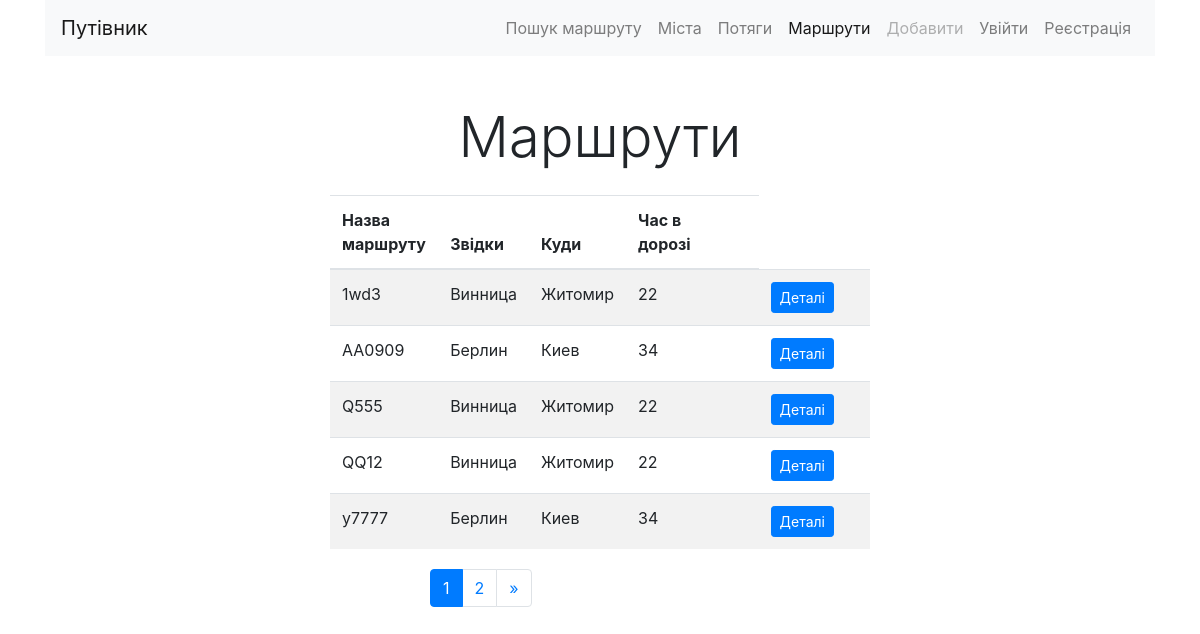
The page /list/ on the database as committed earlier.
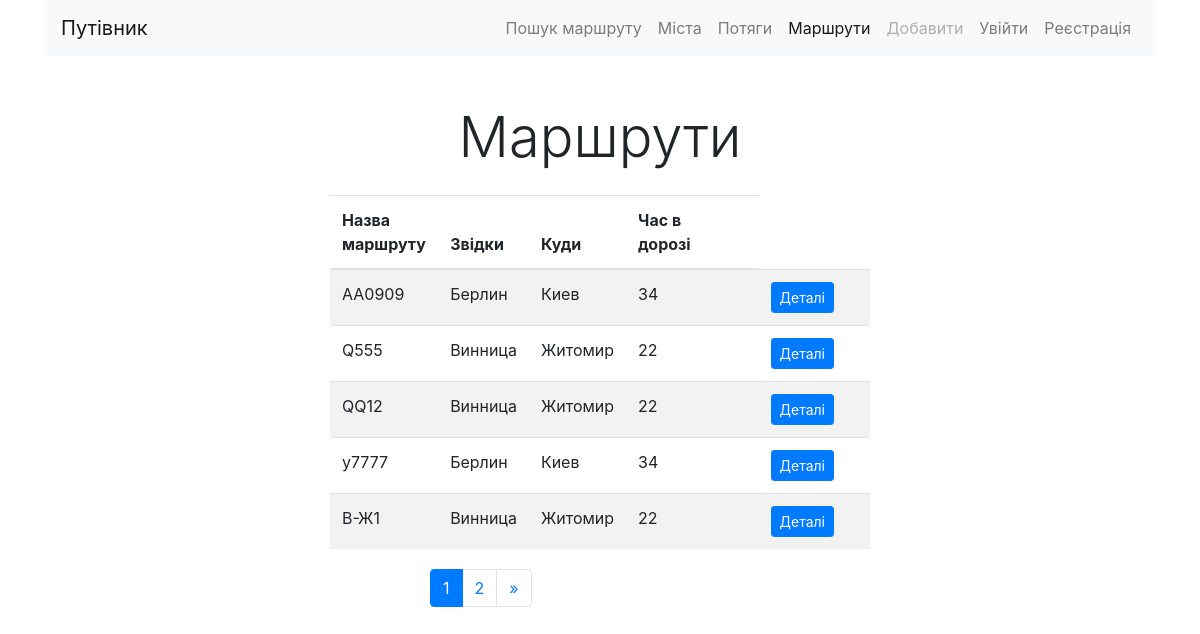
The same page on the database as committed later.
### routes/models.py (models this page shows, shortened)
class Route(models.Model):
    name = models.CharField(max_length=100,
                            verbose_name='Назва маршруту', unique=True)
    from_city = models.CharField(max_length=100,
                                 verbose_name='Звідки')
    to_city = models.CharField(max_length=100,
                               verbose_name='Куди')
    trains = models.ManyToManyField(Train, blank=True,
                                    verbose_name='Список потягів')
    travel_times = models.IntegerField(verbose_name='Час в дорозі')
    class Meta:
        verbose_name = 'Маршрут'
        verbose_name_plural = 'Маршрути'
        ordering = ['name']

### routes/views.py (the view)
# urls.py: path('list/', RouteListView.as_view(), name='list'),
class RouteListView(ListView):
    queryset = Route.objects.all()
    context_object_name = 'objects_list'
    template_name = 'routes/list.html'
    paginate_by = 5

### routes/templates/routes/list.html (shortened to what this page needs)
{% extends 'base.html' %}
{% block content %}
<h1 class="display-4 text-center my-4">Маршрути</h1>
<div class="row ">
<div class='col-md-6 mx-auto'>
<table class="table table-striped">
    <thead>
        <tr>
        <th> Назва маршруту </th>
        <th> Звідки</th>
        <th> Куди</th>
        <th> Час в дорозі</th>
        <th> &nbsp;</th>
        <th> &nbsp;</th>
        </tr>
    </thead>
    <tbody>
        {% for object in objects_list %}
        <tr>
            <td>{{object.name}}</td>
            <td>{{object.from_city}}</td>
            <td>{{object.to_city}}</td>
            <td>{{object.travel_times}}</td>
            <td></td>
            <td></td>
            <td>
                <a href='{% url "detail" pk=object.pk%}'>
                    <button type="button" class="btn btn-primary btn-sm">Деталі</button>
                </a>
            </td>
            <td>
            </td>
        </tr>
        {% endfor %}
    </tbody>
</table>
</div>
</div>
 <div id="navigation" class="container my-1">
     <div class="row">
         <div class="col-md-8 ml-auto">
             <nav aria-label="Page navigation example">
                 <ul class="pagination ">
                     {% for page in page_obj.paginator.page_range %}
                        {% if page == page_obj.number %}
                            <li class="page-item active">
                                <a class="page-link" href="#"> {{page}}
                                </a>
                            </li>
                        {% else %}
                            <li class="page-item">
                                <a class="page-link"
                                    href="?page={{page}}">
                                    {{page}}
                                </a>
                            </li>
                        {% endif %}
                     {% endfor %}
                     {% if page_obj.has_next %}
                        <li class="page-item">
                            <a class="page-link"
                                href="?page={{page_obj.paginator.num_pages }}"
                                    aria-label="Next">
                                <span aria-hidden="true">&raquo;</span>
                            </a>
                        </li>
                     {% endif %}
                 </ul>
             </nav>
         </div>
     </div>
 </div>
{% endblock content %}

Rows that differ between the two databases and show on the page:
removed Route: name "1wd3", from_city "Винница", to_city "Житомир", travel_times "22"
now on this page (row unchanged): Route: name "В-Ж1", from_city "Винница", to_city "Житомир", travel_times "22"
